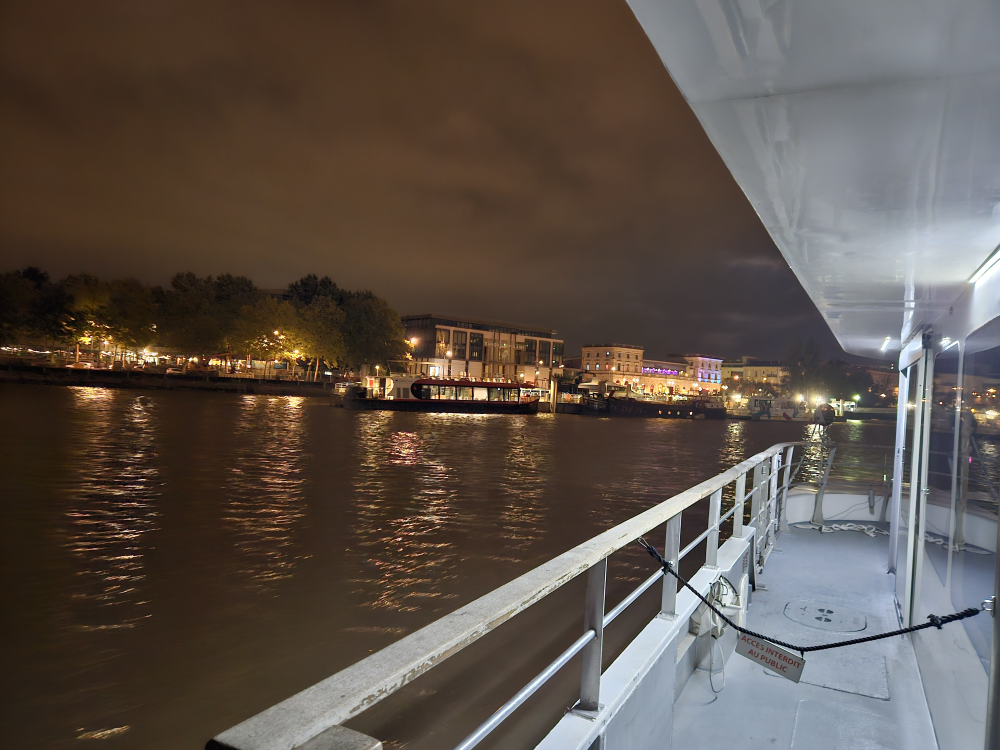
#> input picture src/compression_suite/compress_image/samples/s23_p3_seft.jpg, 4000 x 3000 px (shown at 1/4 size)
$ python make_heic_samples.py
#> lines starting #> are read from the running program, lines starting #| are printed output that depends on the picture
"""Fabricate the HEIC samples: neutral pictures, since the real HEICs at hand are someone else's photos, with GPS.

- `oriented_p3.heic`: laid out like an iPhone photo, with a non-standard orientation (EXIF "Mirror horizontal and
  rotate 270 CW", which pillow-heif writes as `irot` + `imir` transformations) and a P3 ICC profile, the one of
  `s23_p3_seft.jpg`. Its stored pixels are a landscape: red left half, blue right half, green square in the top-left
  corner. Displayed, it is a portrait: red top half, blue bottom half, green square still top-left, which no rotation
  alone gives.
- `plain.heic`: no ICC profile and no orientation, like one of the real iPhone HEICs at hand.

No HDR sample: pillow-heif can't write the auxiliary image that carries an Apple gain map.

Run from the repo root: `uv run python src/compression_suite/compress_image/samples/make_heic_samples.py`
"""

from pathlib import Path

import pillow_heif
from PIL import Image

SAMPLES = Path(__file__).resolve().parent

# EXIF orientation 5, "Mirror horizontal and rotate 270 CW"
TRANSPOSE = 5


def stored_pixels() -> Image.Image:
    """The landscape pattern, as stored before any transformation."""
    image = Image.new("RGB", (64, 32), (220, 40, 40))
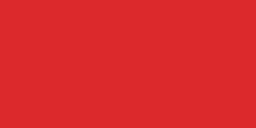
#> image: PIL image 64x32 RGB (shown 4 times larger); mean R, G, B 220, 40, 40
    image.paste((40, 40, 220), (32, 0, 64, 32))
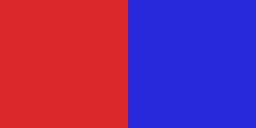
#> image: PIL image 64x32 RGB (shown 4 times larger); mean R, G, B 130, 40, 130
    image.paste((40, 200, 40), (0, 0, 8, 8))
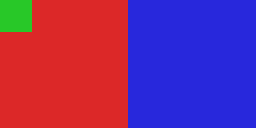
#> image: PIL image 64x32 RGB (shown 4 times larger); mean R, G, B 124.4, 45, 130
    return image


def main() -> None:
    """Write both samples."""
    icc_profile = Image.open(SAMPLES / "s23_p3_seft.jpg").info["icc_profile"]
    exif = Image.Exif()
    exif[0x0112] = TRANSPOSE
    oriented = pillow_heif.from_pillow(stored_pixels())
    oriented.save(SAMPLES / "oriented_p3.heic", exif=exif.tobytes(), icc_profile=icc_profile, quality=90)
    pillow_heif.from_pillow(stored_pixels()).save(SAMPLES / "plain.heic", quality=90)


if __name__ == "__main__":
    main()
#> (the call stopped at in main, `oriented = pillow_heif.from_pillow(stored_pixels())`: pillow_heif is not available in this run)
